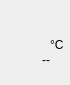
<?xml version="1.0" encoding="UTF-8"?>
<ui version="4.0">
 <class>NumberTemperature</class>
 <widget class="QWidget" name="NumberTemperature">
  <property name="geometry">
   <rect>
    <x>0</x>
    <y>0</y>
    <width>70</width>
    <height>85</height>
   </rect>
  </property>
  <widget class="QLabel" name="unitDegreeLearn">
   <property name="geometry">
    <rect>
     <x>50</x>
     <y>35</y>
     <width>20</width>
     <height>20</height>
    </rect>
   </property>
   <property name="text">
    <string notr="true">°C</string>
   </property>
  </widget>
  <widget class="QLabel" name="indoorTemperatureLearn">
   <property name="geometry">
    <rect>
     <x>0</x>
     <y>35</y>
     <width>50</width>
     <height>50</height>
    </rect>
   </property>
   <property name="text">
    <string notr="true">--</string>
   </property>
   <property name="alignment">
    <set>Qt::AlignRight|Qt::AlignTrailing|Qt::AlignVCenter</set>
   </property>
  </widget>
  <widget class="QWidget" name="widget_3" native="true">
   <property name="geometry">
    <rect>
     <x>15</x>
     <y>0</y>
     <width>35</width>
     <height>35</height>
    </rect>
   </property>
   <property name="styleSheet">
    <string notr="true">image: url(:/settings/icons/indoor.svg);
</string>
   </property>
  </widget>
 </widget>
 <resources/>
 <connections/>
</ui>
